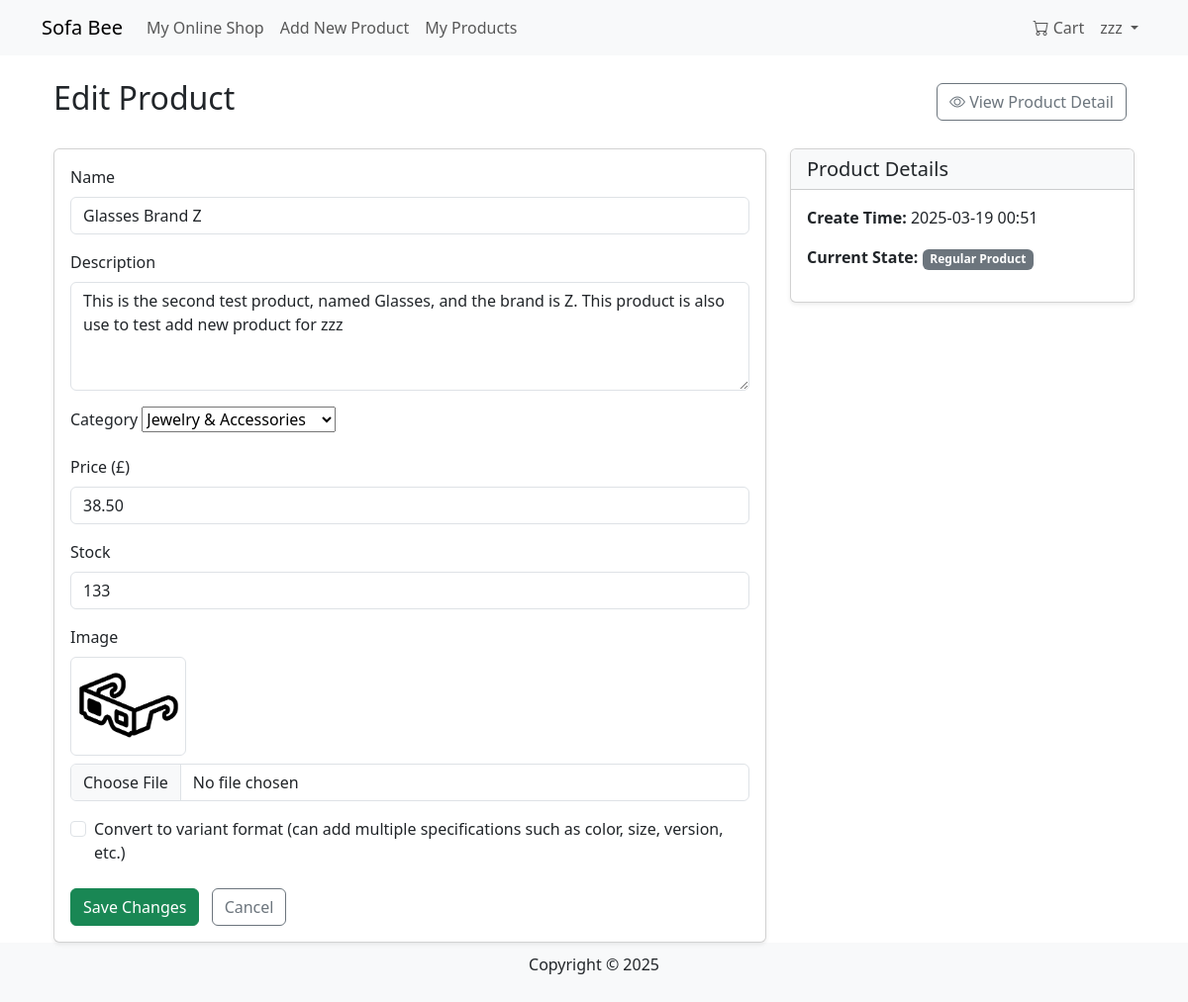
Page /products/edit/2/ (signed in) on the committed database.
### products/models.py (models this page shows, shortened)
class Product(models.Model):
    name = models.CharField(max_length=255)
    description = models.TextField()
    price = models.DecimalField(max_digits=10, decimal_places=2)
    category = models.ForeignKey(Category, on_delete=models.SET_NULL, null=True, blank=True)
    image = models.ImageField(upload_to='products/', blank=True, null=True)
    seller = models.ForeignKey(User, on_delete=models.CASCADE, null=True, blank=True)
    stock = models.PositiveIntegerField(default=0)
    created_at = models.DateTimeField(auto_now_add=True)

### products/views.py (the view)
# urls.py: path('edit/<int:product_id>/', edit_product, name='edit_product'),
@login_required
def edit_product(request, product_id):
    if not hasattr(request.user, "userprofile") or request.user.userprofile.user_type != 'merchant':
        messages.error(request, "Only merchant users can edit products.")
        return redirect('products:product_detail', product_id=product_id)
    product = get_object_or_404(Product, id=product_id)
    if product.seller != request.user:
        return HttpResponseForbidden("You have no right to edit this product.")
    variants = ProductVariant.objects.filter(product=product)
    has_variants = variants.exists()
    if request.method == 'POST':
        form = ProductForm(request.POST, request.FILES, instance=product)
        if form.is_valid():
            form.save()
            messages.success(request, "Product information has been successfully updated!")
            if 'convert_to_variants' in request.POST and not has_variants:
                default_variant = ProductVariant.objects.create(
                    product=product,
                    price=product.price,
                    stock=product.stock,
                    is_default=True
                )
                messages.success(request, "The product has been converted to a variant format. You can now add additional parameters.")
                return redirect('products:manage_variants', product_id=product.id)
            return redirect('products:product_detail', product_id=product.id)
    else:
        form = ProductForm(instance=product)
    return render(request, 'products/edit_product.html', {
        'form': form,
        'product': product,
        'has_variants': has_variants
    })

### products/forms.py
class ProductForm(forms.ModelForm):
    category = forms.ModelChoiceField(
        queryset=Category.objects.all(), required=True, empty_label=None, label="Select a category"
    )
    class Meta:
        model = Product
        fields = ['name', 'description', 'category', 'price', 'stock', 'image']
        widgets = {
            'name': forms.TextInput(attrs={'class': 'form-control'}),
            'description': forms.Textarea(attrs={'class': 'form-control', 'rows': 4}),
            'category': forms.Select(attrs={'class': 'form-select'}),
            'price': forms.NumberInput(attrs={'class': 'form-control'}),
            'stock': forms.NumberInput(attrs={'class': 'form-control'}),
            'image': forms.FileInput(attrs={'class': 'form-control'}),
        }

### cart/context_processors.py (called while the page is built)
def cart_processor(request):
    cart = None
    cart_total_items = 0
    if request.user.is_authenticated:
        try:
            cart = Cart.objects.get(user=request.user)
            cart_total_items = cart.items.count()
        except Cart.DoesNotExist:
            pass
    return {
        'cart': cart,
        'cart_total_items': cart_total_items
    }

### products/models.py (called while the page is built)
    def __str__(self):
        return self.name

### products/templates/products/edit_product.html (shortened to what this page needs)
{% extends "base.html" %}
{% block content %}
<div class="container mt-4">
    <div class="d-flex justify-content-between align-items-center mb-4">
        <h2>Edit Product</h2>
        <div>
            <a href="{% url 'products:product_detail' product.id %}" class="btn btn-outline-secondary me-2">
                <i class="bi bi-eye"></i> View Product Detail
            </a>
        </div>
    </div>
    <div class="row">
        <div class="col-md-8">
            <div class="card shadow-sm">
                <div class="card-body">
                    <form method="POST" enctype="multipart/form-data">
                        <div class="mb-3">
                            <label class="form-label">Name</label>
                            {{ form.name }}
                        </div>
                        <div class="mb-3">
                            <label class="form-label">Description</label>
                            {{ form.description }}
                        </div>
                        <div class="mb-3">
                            <label class="form-label">Category</label>
                            {{ form.category }}
                        </div>
                        {% if not has_variants %}
                        <div class="mb-3">
                            <label class="form-label">Price (£)</label>
                            {{ form.price }}
                        </div>
                        <div class="mb-3">
                            <label class="form-label">Stock</label>
                            {{ form.stock }}
                        </div>
                        {% endif %}
                        <div class="mb-3">
                            <label class="form-label">Image</label>
                            {% if product.image %}
                            <div class="mb-2">
                                <img src="{{ product.image.url }}" alt="{{ product.name }}" style="max-height: 100px;" class="img-thumbnail">
                            </div>
                            {% endif %}
                            {{ form.image }}
                        </div>
                        {% if not has_variants %}
                        <div class="mb-3 form-check">
                            <input type="checkbox" class="form-check-input" id="convert_to_variants" name="convert_to_variants">
                            <label class="form-check-label" for="convert_to_variants">
                                Convert to variant format (can add multiple specifications such as color, size, version, etc.)
                            </label>
                        </div>
                        {% endif %}
                        <div class="mt-4">
                            <button type="submit" class="btn btn-success">Save Changes</button>
                            <a href="{% url 'products:manage_products' %}" class="btn btn-outline-secondary ms-2">Cancel</a>
                        </div>
                    </form>
                </div>
            </div>
        </div>
        <div class="col-md-4">
            <div class="card shadow-sm mb-3">
                <div class="card-header bg-light">
                    <h5 class="mb-0">Product Details</h5>
                </div>
                <div class="card-body">
                    <p><strong>Create Time:</strong> {{ product.created_at|date:"Y-m-d H:i" }}</p>
                    <p><strong>Current State:</strong>
                        {% if has_variants %}
                        <span class="badge bg-info">Have Additional Parameters</span>
                        {% else %}
                        <span class="badge bg-secondary">Regular Product</span>
                        {% endif %}
                    </p>
                </div>
            </div>
        </div>
    </div>
</div>
{% endblock %}

### products/templates/base.html (shortened to what this page needs)
<!DOCTYPE html>
<html lang="en">
<head>
    <link rel="stylesheet" href="https://cdn.jsdelivr.net/npm/bootstrap@5.3.0/dist/css/bootstrap.min.css">
    <link rel="stylesheet" href="https://cdn.jsdelivr.net/npm/bootstrap-icons@1.11.1/font/bootstrap-icons.css">
</head>
<body>
    <nav class="navbar navbar-expand-lg navbar-light bg-light">
        <div class="container">
            <a class="navbar-brand" href="/">Sofa Bee</a>
            <div class="collapse navbar-collapse" id="navbarNav">
                <ul class="navbar-nav me-auto">
                    <li class="nav-item"><a class="nav-link" href="{% url 'products:product_list' %}">My Online Shop</a></li>
                    {% if user.is_authenticated and user.userprofile.user_type == 'merchant' %}
                    <li class="nav-item"><a class="nav-link" href="{% url 'products:add_product' %}">Add New Product</a></li>
                    <li class="nav-item"><a class="nav-link" href="{% url 'products:manage_products' %}">My Products</a></li>
                    {% endif %}
                </ul>
                <ul class="navbar-nav">
                    {% if user.is_authenticated %}
                        <li class="nav-item">
                            <a class="nav-link" href="{% url 'cart:cart_detail' %}">
                                <i class="bi bi-cart"></i> Cart
                            </a>
                        </li>
                        <li class="nav-item dropdown">
                            <a class="nav-link dropdown-toggle" href="#" id="userDropdown" role="button"
                              data-bs-toggle="dropdown" aria-expanded="false">
                                {{ user.username }}
                            </a>
                        </li>
                    {% else %}
                        <li class="nav-item"><a class="btn btn-primary" href="{% url 'users:login' %}">Log In</a></li>
                    {% endif %}
                </ul>
            </div>
        </div>
    </nav>
    <div class="container content">
        {% block content %}{% endblock %}
    </div>
    <footer>
        <p>Copyright © 2025</p>
    </footer>
</body>
</html>

### products/templates/base.html (style rules this page uses)
body { display: flex; flex-direction: column; min-height: 100vh; }
.content { flex: 1; }
footer { text-align: center; padding: 10px 0; background-color: #f8f9fa; }

### rows in the picture
Product: name "Glasses Brand Z", description "This is the second test product, named Glasses, and the brand is Z. This product is also use to test add new product for zzz", category "Jewelry & Accessories", price "38.50", stock "133", image (picture), created_at "2025-03-19 00:51"

### other values in the picture
{{ user.username }} "zzz"
